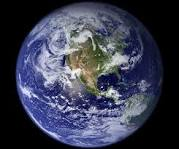
#> input picture inspireFly_soft_08_25_24_1240/earth.jpg, 179 x 149 px, found by its file name
$ python Color_Detection.py
#> lines starting #> are read from the running program, lines starting #| are printed output that depends on the picture; after the words box and inside, x2 and y2 are one past the last pixel; in counts of white or black regions, pixels touching at a corner belong together
import cv2
import numpy as np

def See_Blue(jpg_file):

    img = cv2.imread(jpg_file)
#> img is the input picture: shape (149, 179, 3); mean B, G, R 79.7, 60.8, 57.6

    # Scale your BIG image into a small one:
    scalePercent = 0.5

    # Calculate the new dimensions
    width = int(img.shape[1] * scalePercent)
#> width = 89
    height = int(img.shape[0] * scalePercent)
#> height = 74
    newSize = (width, height)
#> newSize = (89, 74)

    # Resize the image:
    image = cv2.resize(img, newSize, None, None, None, cv2.INTER_AREA)
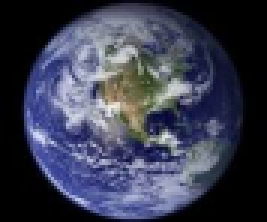
#> image: shape (74, 89, 3) (shown 3 times larger); mean B, G, R 79.7, 60.8, 57.6

    hsv = cv2.cvtColor(image, cv2.COLOR_BGR2HSV)
#> hsv: shape (74, 89, 3); mean H, S, V 80.8, 84.6, 81.6

    lower = np.array([100, 40, 40])			#The lower blue threshold for lighter blues
    upper = np.array([140, 255, 255])		#The upper threshold for more saturated blues

    mask = cv2.inRange(hsv, lower, upper)
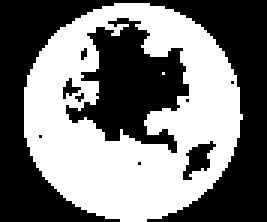
#> mask: shape (74, 89) (shown 3 times larger); 47.4% white; 2 white regions (1 under 20 px), largest, box (x1, y1, x2, y2) and area: (8, 1, 81, 74) 3119

    ratio_blue = cv2.countNonZero(mask)/(image.size/3)
#> ratio_blue = 0.474
    colorPercent = (ratio_blue * 100)
#> colorPercent = 47.37

    #Images tagged 1 will be transmitted to ground control, else they will be handled some other way.
    if colorPercent >= 40:
        tag = "TRANSFER"


    else:
        tag = "NO TRANSFER"

    return colorPercent, tag

#Below, include the paths for the images taken by the cube sat. Will likely be a standardized path with a counter of sorts.
img_paths = ["C:/Users/davee/OneDrive/Documents/Python Color Detection Example/earth.jpg", "C:/Users/davee/OneDrive/Documents/Python Color Detection Example/earth_low_orbit.jpg",
             "C:/Users/davee/OneDrive/Documents/Python Color Detection Example/black.jpg", "C:/Users/davee/OneDrive/Documents/Python Color Detection Example/earth_low_blue.jpg",
             "C:/Users/davee/OneDrive/Documents/Python Color Detection Example/shapes.jpg", "C:/Users/davee/OneDrive/Documents/Python Color Detection Example/blue.jpg"]

for path in img_paths:
    percent_blue, tag = See_Blue(path)
#> percent_blue = 47.37; tag = 'TRANSFER'
    print(f"Image '{path}' has {percent_blue:.4f}% blue and tagged as: {tag}")
#| Image 'C:/Users/davee/OneDrive/Documents/Python Color Detection Example/earth.jpg' has 47.3732% blue and tagged as: TRANSFER
#> pass 2 of the loop `for path in img_paths:`:
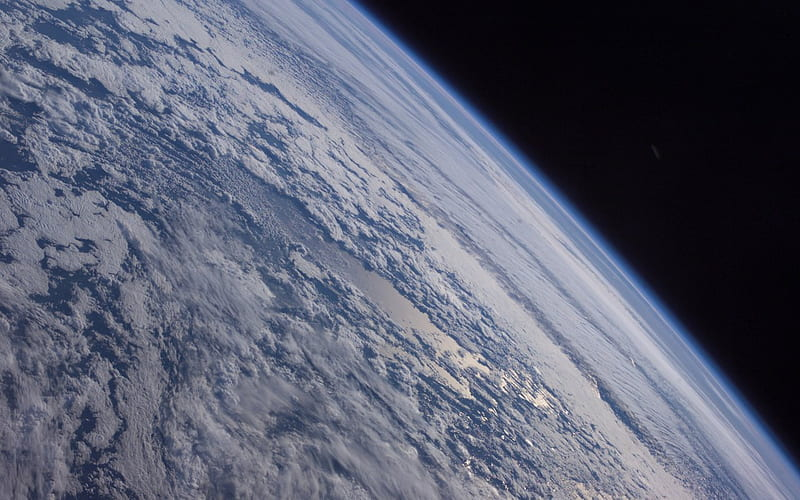
#> input picture inspireFly_soft_08_25_24_1240/earth_low_orbit.jpg, 800 x 500 px, found by its file name
#> in See_Blue, img is the input picture: shape (500, 800, 3); mean B, G, R 113.3, 95.6, 91.5
#> image: shape (250, 400, 3)
#> hsv: shape (250, 400, 3); mean H, S, V 118.4, 75.4, 113.5
#> in See_Blue (call 2), `mask = cv2.inRange(hsv, lower, upper)`:
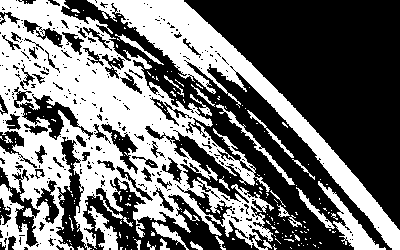
#> mask: shape (250, 400); 43.8% white; 208 white regions (181 under 20 px), largest, box (x1, y1, x2, y2) and area: (0, 0, 274, 250) 29337, (87, 0, 400, 250) 9947, (318, 181, 386, 250) 1106
#> ratio_blue = 0.438
#> colorPercent = 43.78
#| Image 'C:/Users/davee/OneDrive/Documents/Python Color Detection Example/earth_low_orbit.jpg' has 43.7840% blue and tagged as: TRANSFER
#> (the run stopped early here; a loop or call above may not have finished)
